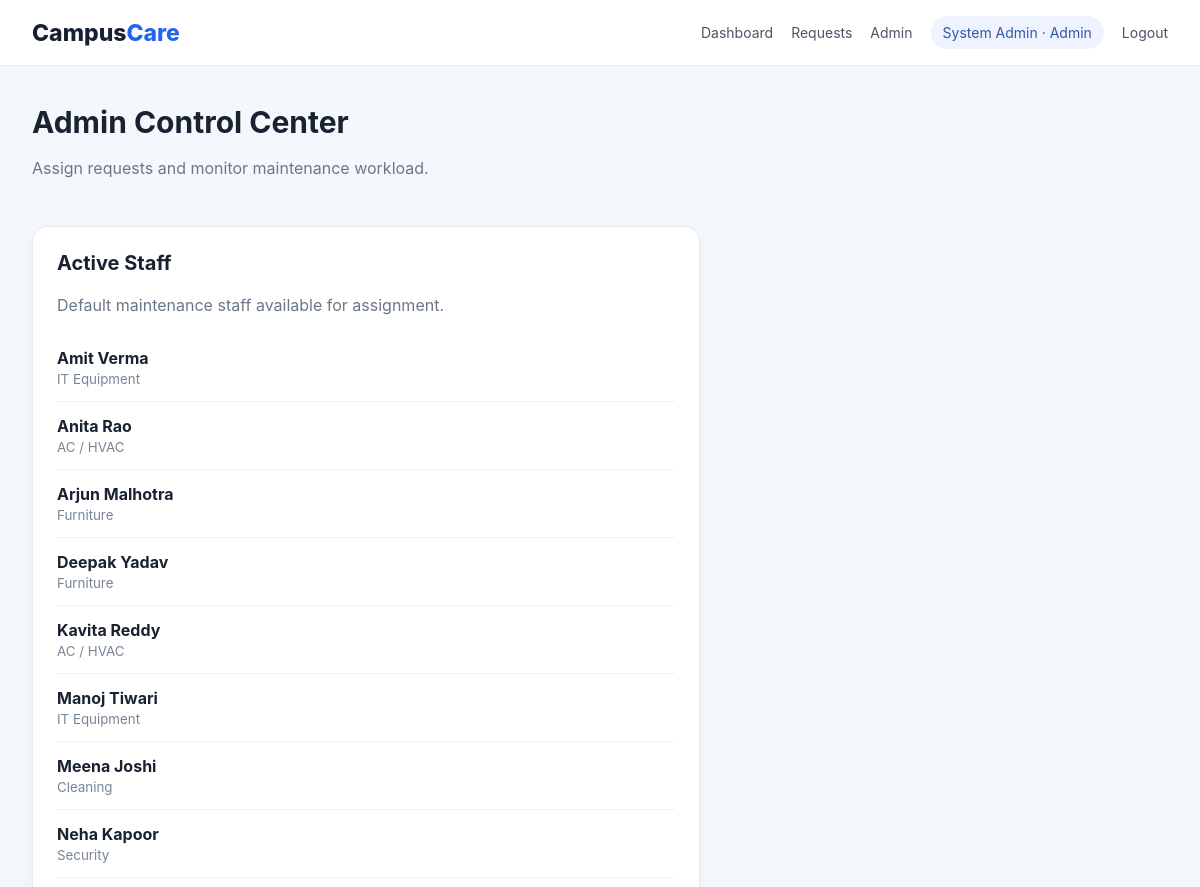
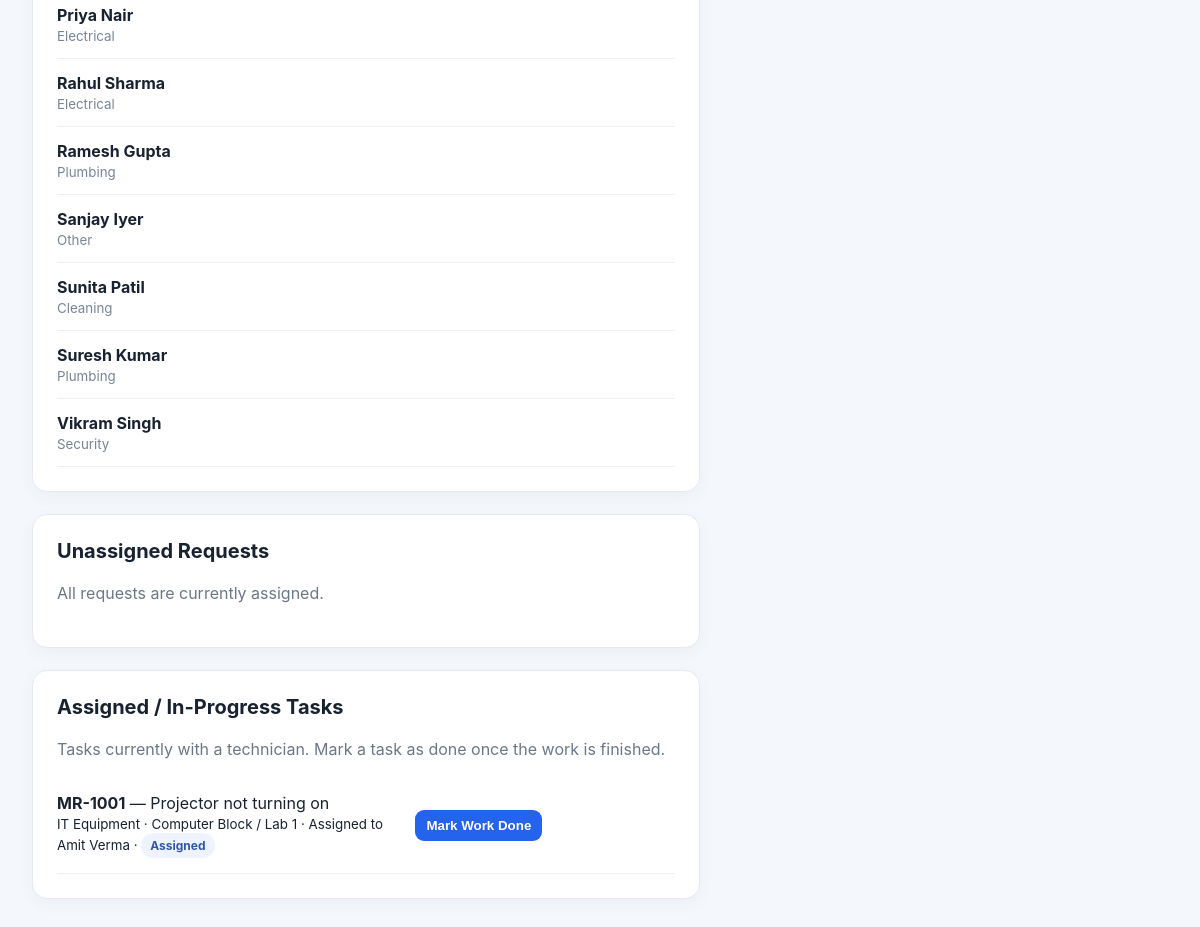
/admin.php (signed in), run on the app's committed database (2 pictures, top to bottom).
### tables this page shows
CREATE TABLE staff (
    id INT AUTO_INCREMENT PRIMARY KEY,
    name VARCHAR(100) NOT NULL,
    specialty VARCHAR(80) NULL
);

CREATE TABLE requests (
    id INT AUTO_INCREMENT PRIMARY KEY,
    request_code VARCHAR(30) UNIQUE NOT NULL,
    user_id INT NOT NULL,
    category_id INT NOT NULL,
    location_id INT NOT NULL,
    asset_id INT NULL,
    title VARCHAR(150) NOT NULL,
    description TEXT NOT NULL,
    priority ENUM('Low','Medium','High','Critical') DEFAULT 'Medium',
    status ENUM('New','Under Review','Assigned','In Progress','Waiting for Parts','Resolved','Verified','Closed','Rejected','Reopened') DEFAULT 'New',
    assigned_to INT NULL,
    resolution_notes TEXT NULL,
    created_at TIMESTAMP DEFAULT CURRENT_TIMESTAMP,
    resolved_at DATETIME NULL,
    FOREIGN KEY (user_id) REFERENCES users(id) ON DELETE CASCADE,
    FOREIGN KEY (category_id) REFERENCES categories(id),
    FOREIGN KEY (location_id) REFERENCES locations(id),
    FOREIGN KEY (asset_id) REFERENCES assets(id) ON DELETE SET NULL,
    FOREIGN KEY (assigned_to) REFERENCES staff(id) ON DELETE SET NULL
);

CREATE TABLE categories (
    id INT AUTO_INCREMENT PRIMARY KEY,
    name VARCHAR(80) NOT NULL UNIQUE
);

CREATE TABLE locations (
    id INT AUTO_INCREMENT PRIMARY KEY,
    building VARCHAR(100) NOT NULL,
    floor VARCHAR(50) NOT NULL,
    room VARCHAR(50) NOT NULL
);

### config.php (called while the page is built, shortened)
<?php
function e($value) {
    return htmlspecialchars($value ?? '', ENT_QUOTES, 'UTF-8');
}
?>

### admin.php (the view, shortened to what this page needs)
<?php
require_once "config.php";
$staff=$conn->query("SELECT id,name,specialty FROM staff ORDER BY name");
$staffList=[];
while($s=$staff->fetch_assoc()) $staffList[]=$s;
$pending=$conn->query("SELECT r.*,c.name category,l.building,l.room,u.name requester FROM requests r JOIN categories c ON r.category_id=c.id JOIN locations l ON r.location_id=l.id JOIN users u ON r.user_id=u.id WHERE r.assigned_to IS NULL ORDER BY FIELD(r.priority,'Critical','High','Medium','Low'),r.created_at");
$ongoing=$conn->query("SELECT r.*,c.name category,l.building,l.room,u.name requester,s.name staff FROM requests r JOIN categories c ON r.category_id=c.id JOIN locations l ON r.location_id=l.id JOIN users u ON r.user_id=u.id LEFT JOIN staff s ON r.assigned_to=s.id WHERE r.assigned_to IS NOT NULL AND r.status NOT IN ('Resolved','Verified','Closed','Rejected') ORDER BY FIELD(r.priority,'Critical','High','Medium','Low'),r.created_at");
?>
<!DOCTYPE html><html><head><title>Admin - CampusCare</title><link rel="stylesheet" href="style.css"><script src="script.js" defer></script></head>
<body><?php include "nav.php"; ?><main class="container">
<div class="page-head"><div><h1>Admin Control Center</h1><p class="muted">Assign requests and monitor maintenance workload.</p></div></div>
<div class="detail-grid">
<section class="panel">
<h2>Active Staff</h2>
<p class="muted">Default maintenance staff available for assignment.</p>
<?php foreach($staffList as $s): ?>
<div class="staff-row">
<div><b><?=e($s['name'])?></b><small><?=e($s['specialty'] ?: 'General maintenance')?></small></div>
</div>
<?php endforeach; ?>
</section>
</div>
<div class="detail-grid">
<section class="panel"><h2>Unassigned Requests</h2>
<?php if($pending->num_rows===0): ?><p class="muted">All requests are currently assigned.</p><?php endif; ?>
</section>
</div>
<div class="detail-grid">
<section class="panel"><h2>Assigned / In-Progress Tasks</h2>
<p class="muted">Tasks currently with a technician. Mark a task as done once the work is finished.</p>
<?php while($r=$ongoing->fetch_assoc()): ?><div class="admin-request">
<div><b><?=e($r['request_code'])?></b> — <?=e($r['title'])?><br><small><?=e($r['category'])?> · <?=e($r['building'])?> / <?=e($r['room'])?> · Assigned to <?=e($r['staff'] ?: 'Unknown')?> · <span class="badge status"><?=e($r['status'])?></span></small></div>
<form method="post" class="inline"><input type="hidden" name="mark_done" value="1"><input type="hidden" name="request_id" value="<?=$r['id']?>"><button class="btn primary small-btn">Mark Work Done</button></form>
</div><?php endwhile; ?>
</section>
</div>
</main></body></html>

### nav.php (shortened to what this page needs)
<nav class="topbar">
<div class="nav-inner">
<a class="brand small" href="dashboard.php">Campus<span>Care</span></a>
<div class="nav-links">
<a href="dashboard.php">Dashboard</a>
<a href="requests.php">Requests</a>
<?php if($_SESSION['user']['role']==='admin'): ?><a href="admin.php">Admin</a><?php endif; ?>
<span class="user-pill"><?=e($_SESSION['user']['name'])?> · <?=ucfirst(e($_SESSION['user']['role']))?></span>
<a href="logout.php">Logout</a>
</div>
</div>
</nav>

### style.css (style rules this page uses)
* { box-sizing:border-box }
body { margin:0;font-family:Inter,Segoe UI,Arial,sans-serif;background:#f4f7fb;color:#182230 }
a { color:#2463eb;text-decoration:none }
h1 { font-size:30px;margin:0 0 7px }
h2 { margin:0 0 18px;font-size:20px }
p { line-height:1.6 }
.muted { color:#6b7788 }
.topbar { background:#fff;border-bottom:1px solid #e5eaf1;position:sticky;top:0;z-index:10 }
.nav-inner { max-width:1180px;margin:auto;padding:16px 22px;display:flex;justify-content:space-between;align-items:center }
.brand { font-size:27px;font-weight:800;color:#172033 }
.brand span { color:#2463eb }
.brand.small { font-size:23px }
.nav-links { display:flex;gap:18px;align-items:center;font-size:14px }
.nav-links a { color:#4b5565 }
.user-pill { background:#eef3ff;padding:8px 12px;border-radius:20px;color:#3158a8 }
.container { max-width:1180px;margin:0 auto;padding:38px 22px }
.page-head { display:flex;justify-content:space-between;align-items:center;margin-bottom:28px }
.panel { background:#fff;border:1px solid #e5eaf1;border-radius:15px;padding:24px;box-shadow:0 5px 18px rgba(20,35,60,.04);margin-bottom:22px }
.badge { display:inline-block;padding:5px 9px;border-radius:20px;background:#edf1f7;font-size:12px;font-weight:700 }
.status { background:#eef3ff;color:#3158a8 }
.btn { display:inline-block;border:0;border-radius:9px;background:#edf1f6;color:#273548;padding:11px 17px;font-weight:700;cursor:pointer }
.btn.primary { background:#2463eb;color:#fff }
.small-btn { padding:8px 11px }
.detail-grid { display:grid;grid-template-columns:1.2fr .8fr;gap:22px }
.admin-request { padding:15px 0;border-bottom:1px solid #edf0f4;display:flex;justify-content:space-between;align-items:center;gap:15px }
.inline { display:flex;gap:7px;min-width:260px }
.staff-row { display:flex;justify-content:space-between;align-items:center;gap:12px;padding:14px 0;border-bottom:1px solid #edf0f4 }
.staff-row small { display:block;color:#788596;margin-top:3px }

### data on the page
staff: name "Amit Verma", specialty "IT Equipment"
staff: name "Anita Rao", specialty "AC / HVAC"
staff: name "Arjun Malhotra", specialty "Furniture"
staff: name "Deepak Yadav", specialty "Furniture"
staff: name "Kavita Reddy", specialty "AC / HVAC"
staff: name "Manoj Tiwari", specialty "IT Equipment"
staff: name "Meena Joshi", specialty "Cleaning"
staff: name "Neha Kapoor", specialty "Security"
staff: name "Priya Nair", specialty "Electrical"
staff: name "Rahul Sharma", specialty "Electrical"
staff: name "Ramesh Gupta", specialty "Plumbing"
staff: name "Sanjay Iyer", specialty "Other"
staff: name "Sunita Patil", specialty "Cleaning"
staff: name "Suresh Kumar", specialty "Plumbing"
staff: name "Vikram Singh", specialty "Security"
requests: request_code "MR-1001", title "Projector not turning on", category.name "IT Equipment", location.building "Computer Block", location.room "Lab 1", assigned_to.name "Amit Verma", status "Assigned"

### other printed values
$_SESSION['user']['name'] "System Admin"
$_SESSION['user']['role'] "Admin"
